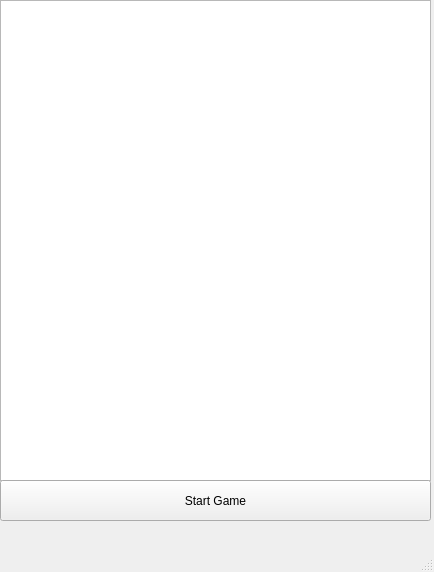
<?xml version="1.0" encoding="UTF-8"?>
<ui version="4.0">
 <class>widget</class>
 <widget class="QMainWindow" name="widget">
  <property name="geometry">
   <rect>
    <x>0</x>
    <y>0</y>
    <width>434</width>
    <height>572</height>
   </rect>
  </property>
  <property name="windowTitle">
   <string>widget</string>
  </property>
  <widget class="QWidget" name="centralwidget">
   <widget class="QGraphicsView" name="graphicsView">
    <property name="geometry">
     <rect>
      <x>0</x>
      <y>0</y>
      <width>431</width>
      <height>481</height>
     </rect>
    </property>
   </widget>
   <widget class="QPushButton" name="startGameButton">
    <property name="geometry">
     <rect>
      <x>0</x>
      <y>480</y>
      <width>431</width>
      <height>41</height>
     </rect>
    </property>
    <property name="text">
     <string>Start Game</string>
    </property>
   </widget>
  </widget>
  <widget class="QMenuBar" name="menubar">
   <property name="geometry">
    <rect>
     <x>0</x>
     <y>0</y>
     <width>434</width>
     <height>24</height>
    </rect>
   </property>
  </widget>
  <widget class="QStatusBar" name="statusbar"/>
 </widget>
 <resources/>
 <connections/>
</ui>
